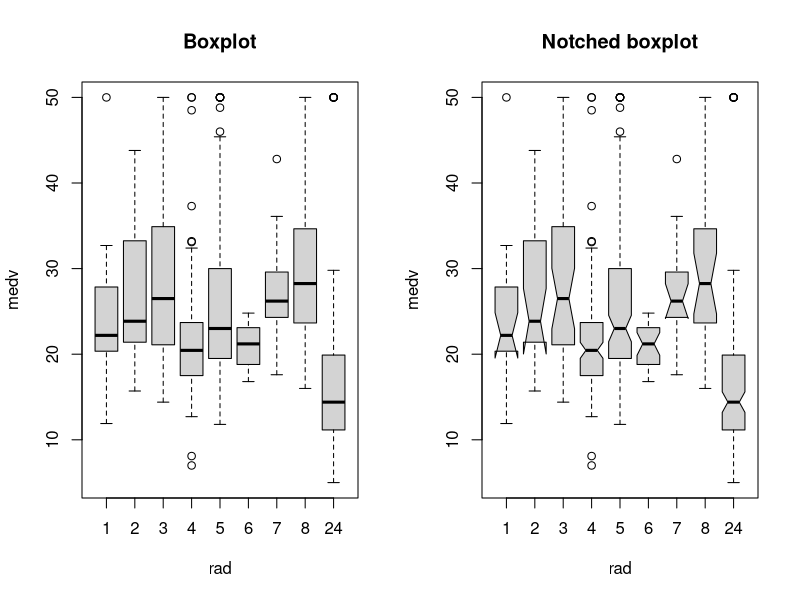

R code for this plot:
library("MASS") # for Boston Housing data
pdf("boxplot.pdf", bg="transparent", width=10, height=6)
par(mfrow=c(1,2))
boxplot(medv~rad, data=Boston, main="Boxplot")
boxplot(medv~rad, data=Boston, notch=T, main="Notched boxplot")
dev.off()
if (interactive()) browseURL(paste0(getwd(),"/boxplot.pdf"))